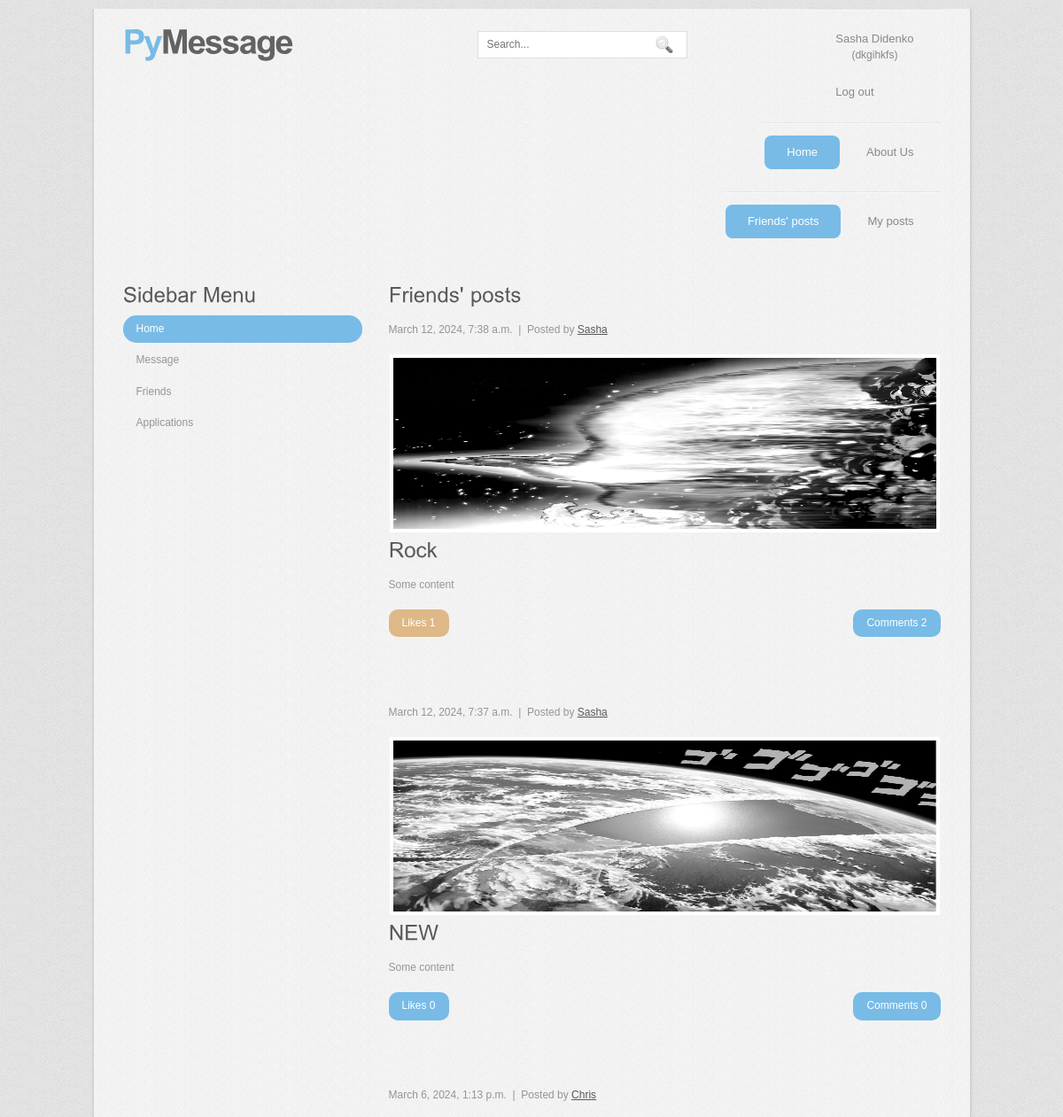
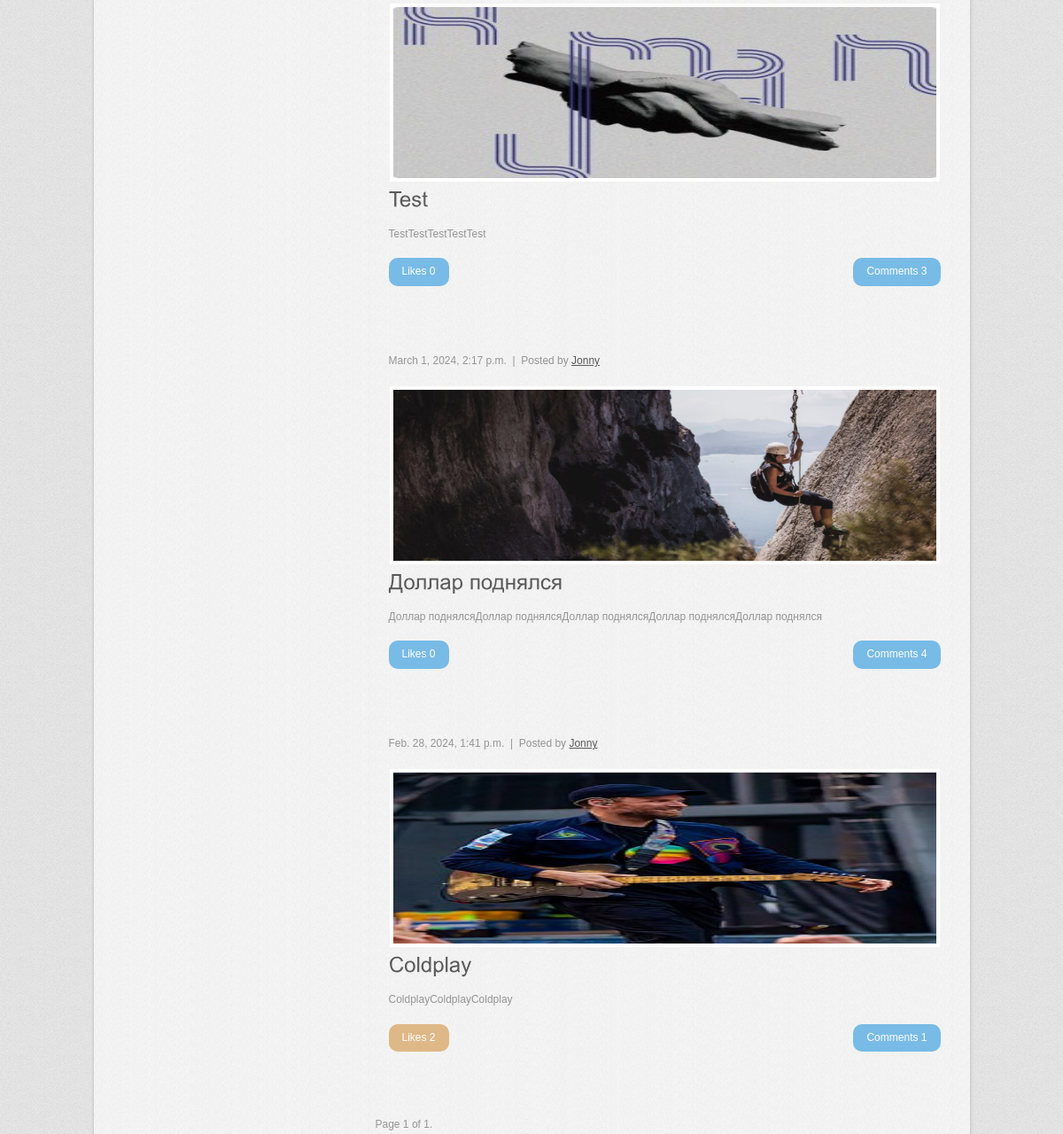
Screenshot of / (signed in) with the database file from the repository (2 pictures, top to bottom).
### accounts/models.py (models this page shows, shortened)
class User(AbstractUser):
    username = models.CharField(verbose_name = "Username", max_length = 100, unique = True)
    email = models.EmailField(verbose_name = "Email", unique = True)
    avatar = models.ImageField(verbose_name = "Avatar", upload_to = "image/", default = "defaults/avatar.jpg", null = True, blank = True)
    first_name = models.CharField(verbose_name = "First name", max_length = 100)
    last_name = models.CharField(verbose_name = "Last name", max_length = 100, null = True, blank = True)
    date_of_birth = models.DateField(verbose_name = "Date of birth", null = True, blank = True)
    status = models.CharField(verbose_name = "Status", max_length = 250, null = True, blank = True)
    address = models.CharField(verbose_name = "Address", max_length = 250, null = True, blank = True)
    favorites = models.ManyToManyField(Post, related_name="users", verbose_name="Favorites", blank=True)
    class Meta:
        verbose_name = "User"
        verbose_name_plural = "Users"

### posts/models.py (models this page shows, shortened)
class Post(models.Model):
    owner = models.ForeignKey('accounts.User', on_delete=models.CASCADE, related_name="posts", verbose_name="Owner")
    name = models.CharField(verbose_name="Title", max_length=100)
    content = models.TextField(verbose_name="Content")
    image = models.ImageField(verbose_name="Image", upload_to="image/", null=True, blank=True)
    created = models.DateTimeField(verbose_name="Create date", auto_now_add=True)
    updated = models.DateTimeField(verbose_name="Update date", auto_now=True)
    class Meta:
        verbose_name = "Post"
        verbose_name_plural = "Posts"

### posts/views.py (the view)
# urls.py: path('', views.friends_posts, name='home'),
@login_required()
def friends_posts(request):
    user = request.user
    friends = user.user.values_list('friend__id')
    posts = Post.objects.filter(owner__id__in = friends).order_by('-created')
    search = request.GET.get("search")
    if bool(search) != False:
        posts = posts.filter(name__icontains=search)
    paginator = Paginator(posts, 10)
    posts = paginator.get_page(request.GET.get("page"))
    context = {
        "posts": posts,
    }
    return render(request, "posts/home_posts.html", context)

### posts/templates/posts/home_posts.html (shortened to what this page needs)
{% extends 'posts/posts_main_home.html' %}
{% load static %}
{% block search %}
<div class="search">
  <form method="get" id="search" action="#">
    <span>
    <input type="text" placeholder="Search..." name="search" id="s" />
    <input name="searchsubmit" type="image" src="{% static 'images/search.gif' %}" value="Go" id="searchsubmit" class="btn"  />
    </span>
  </form>
</div>
{% endblock %}
{% block travel %}
  <li class="active"><a href="{% url 'home' %}">Home</a></li>
  <li><a href="{% url 'about' %}">About Us</a></li>
{% endblock %}
{% block travel2 %}
  <li class="active"><a href="{% url 'home' %}">Friends' posts</a></li>
  <li><a href="{% url 'my_posts' %}">My posts</a></li>
{% endblock %}
{% block content %}
<div class="content">
    <div class="content_bg">
      <div class="mainbar">
        <div class="article">
            <h2>Friends' posts</h2>
            {% for post in posts %}
              <div style="margin-bottom: 90px;">
                <p class="post-data"><span class="date">{{ post.created }}</span> &nbsp;|&nbsp; Posted by <a href="{% url 'user_posts' user_id=post.owner.id %}">{{ post.owner.first_name }}</a></p>
                <img src="{{ post.image.url }}" width="613" height="193" alt="" />
                <h2><span>{{ post.name }}</span></h2>
                <p>{{ post.content }}</p>
                <p class="spec"><a href="{% url 'comments' post_id=post.id %}" class="com fr">Comments {{ post.comments.count }}</a>
                  {% if post in request.user.favorites.all %}
                    <a href="{% url 'like_post' post_id=post.id %}" class="rm fl" style="background-color: burlywood;">Likes {{ post.users.count }}</a></p>
                  {% else %}
                    <a href="{% url 'like_post' post_id=post.id %}" class="rm fl">Likes {{ post.users.count }}</a></p>
                  {% endif %}
              </div>
            {% endfor %}
        </div>
        <div class="pagination">
          <span class="step-links">
        <span class="current">
            Page {{ posts.number }} of {{ posts.paginator.num_pages }}.
        </span>
          </span>
      </div>
      </div>
{% endblock %}

### posts/templates/posts/posts_main_home.html (shortened to what this page needs)
{% load static %}
<!DOCTYPE html PUBLIC "-//W3C//DTD XHTML 1.0 Transitional//EN" "http://www.w3.org/TR/xhtml1/DTD/xhtml1-transitional.dtd">
<html xmlns="http://www.w3.org/1999/xhtml">
<head>
<link href="{% static 'css/style.css' %}" rel="stylesheet" type="text/css" />
</head>
<body>
<div class="main">
  <div class="main_resize">
    <div class="header">
      <div class="logo">
        <h1><a href="{% url 'home' %}"><span>Py</span>Message<small></small></a></h1>
      </div>
      {% block search %}
      {% endblock %}
      <div class="menu_nav">
        <div class="registr">
          <ul>
            <li>
              {% if request.user.is_authenticated %}
              <li>
                <a href="{% url 'my_posts' %}">
                  {{ request.user.first_name }} {{ request.user.last_name }}
                  <p style="text-align: center; margin: 0px; padding: 0px;">({{ request.user.username }})</p>
                </a>
                <a href="{% url 'logout' %}">Log out</a>
              </li>
              {% endif %}
            </li>
          </ul>
        </div>
      </div>
      <div class="menu_nav">
        <ul>
          {% block travel %}
          {% endblock %}
        </ul>
      </div>
      <div class="menu_nav">
        <ul>
          {% block travel2 %}
          {% endblock %}
        </ul>
      </div>
    </div>
    {% block content %}
    {% endblock %}
    <div class="sidebar">
          <div class="gadget">
            <h2 class="star"><span>Sidebar</span> Menu</h2>
            <ul class="sb_menu">
              <li class="active"><a href="{% url 'home' %}">Home</a></li>
              <li><a href="{% url 'private_chat' %}">Message</a></li>
              <li><a href="{% url 'friends' %}">Friends</a></li>
              <li><a href="{% url 'applications' %}">Applications</a></li>
            </ul>
          </div>
        </div>
      </div>
    </div>
  </div>
</div>
</body>
</html>

### static/css/style.css (style rules this page uses)
body { margin:0; padding:0; width:100%; color:#959595; font:normal 12px/1.8em Arial, Helvetica, sans-serif; background:url(images/bg.jpg); }
html { padding:0; margin:0; }
.main { padding:0; margin:0; background:url(images/main_bg.jpg) repeat-y center; }
.logo { float:left; width:400px; height:86px; padding:0; margin:0 auto; }
h1 { margin:0; padding:20px 0 0 0; color:#636363; font:bold 38px/1.2em Arial, Helvetica, sans-serif; letter-spacing:-2px; }
h1 a, h1 a:hover { color:#636363; text-decoration:none; }
h1 span { color:#78bbe6; }
h1 small { padding:0 10px; font:normal 12px/1.2em Arial, Helvetica, sans-serif; letter-spacing:normal; }
h2 { font:normal 24px Arial, Helvetica, sans-serif; padding:8px 0; margin:0; color:#595959; }
p { margin:8px 0; padding:0 0 8px 0; font:normal 12px/1.8em Arial, Helvetica, sans-serif; }
a { color:#97c950; text-decoration:underline; }
a.rm, a.com { padding:0; text-decoration:none; }
.header, .content, .menu_nav, .fbg, .footer, form, ol, ol li, ul, .content .mainbar, .content .sidebar { margin:0; padding:0; }
.main_resize { margin:0 auto; width:969px; }
.header { margin:0 auto; width:923px; }
.menu_nav { margin:0 0 10px; padding:0; }
.menu_nav ul { list-style:none; margin:0; padding:0; float:right; }
.menu_nav ul li { margin:0; padding:15px 5px 15px 0; float:left; background:url(images/menu_line.jpg) repeat-x top; }
.menu_nav ul li a { display:block; margin:0; padding:11px 25px; color:#878989; text-decoration:none; font-size:13px; line-height:16px; }
.menu_nav ul li.active a, .menu_nav ul li a:hover { color:#fff; text-decoration:none; background:#78bbe6; }
.content { padding:0; margin:0 auto; width:923px; }
.mainbar { margin:0; padding:0; float:right; width:638px; }
.mainbar img { padding:4px; border:1px solid #f2f2f1; background:#FFF; }
.mainbar .article { margin:0; padding:10px 0 5px 15px; }
.mainbar .article a { color:#78bbe6; }
.mainbar .post-data a { color:#595959; }
.mainbar .spec a { padding:5px 15px; background:#78bbe6; color:#FFF; }
.sidebar { padding:0; float:left; width:285px; }
.sidebar .gadget { margin:0; padding:10px 15px 10px 0; }
ul.sb_menu, ul.ex_menu { margin:0; padding:0; color:#939393; list-style:none; }
ul.sb_menu li, ul.ex_menu li { margin:0; }
ul.sb_menu li { padding:2px 0 2px 15px; }
ul.sb_menu li a, ul.ex_menu li a { display:block; color:#959595; text-decoration:none; padding:5px; margin-left:-15px; padding-left:15px; }
ul.sb_menu li a:hover, ul.ex_menu li a:hover, ul.sb_menu li.active a, ul.ex_menu li.active a { color:#FFF; background:#78bbe6; }
.search { float:left; width:250px; padding:25px 0; }
.search span { width:235px; display:block; background:#FFF; height:29px; margin:0; padding:0; border:1px solid #e1dddd; }
.search input#s { float:left; width:185px; padding:7px 0 7px 10px; margin:0; border:0; background:none; color:#afaeae; font:normal 12px/15px Arial, Helvetica, sans-serif; }
.search .btn { float:left; padding:0; margin:0; border:0; width:auto; }
.fl { float:left; }
.fr { float:right; }

### rows the page displays
User: user.first_name "Sasha", user.last_name "Didenko", user.username "dkgihkfs"
Post: created "March 12, 2024, 7:38 a.m.", owner.first_name "Sasha", image (picture), content "Some content", comments.count "2", users.count "1"
Post: created "March 12, 2024, 7:37 a.m.", owner.first_name "Sasha", image (picture), content "Some content", comments.count "0", users.count "0"
Post: created "March 6, 2024, 1:13 p.m.", owner.first_name "Chris", image (picture), content "TestTestTestTestTest", comments.count "3", users.count "0"
Post: created "March 1, 2024, 2:17 p.m.", owner.first_name "Jonny", image (picture), content "Доллар поднялсяДоллар поднялсяДоллар поднялсяДоллар поднялсяДоллар поднялся", comments.count "4", users.count "0"
Post: created "Feb. 28, 2024, 1:41 p.m.", owner.first_name "Jonny", image (picture), content "ColdplayColdplayColdplay", comments.count "1", users.count "2"

### other values shown
{{ posts.number }} "1"
{{ posts.paginator.num_pages }} "1"
